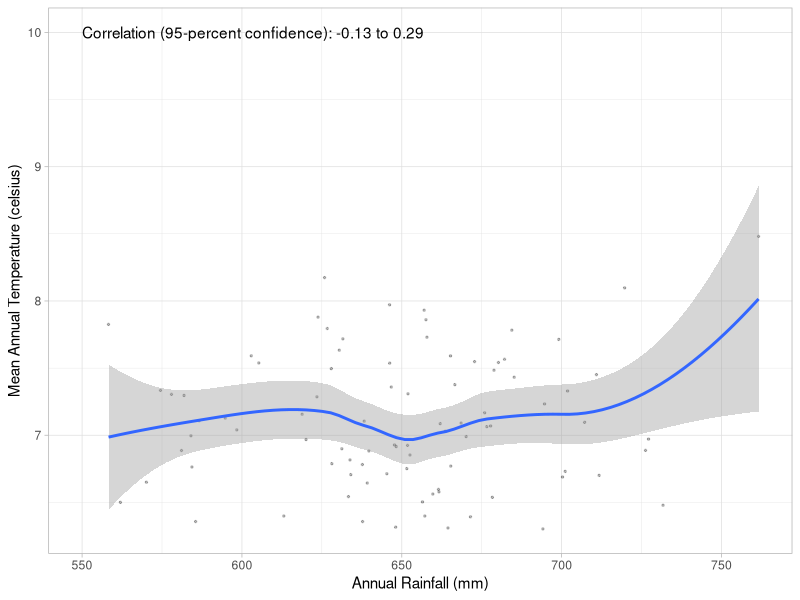
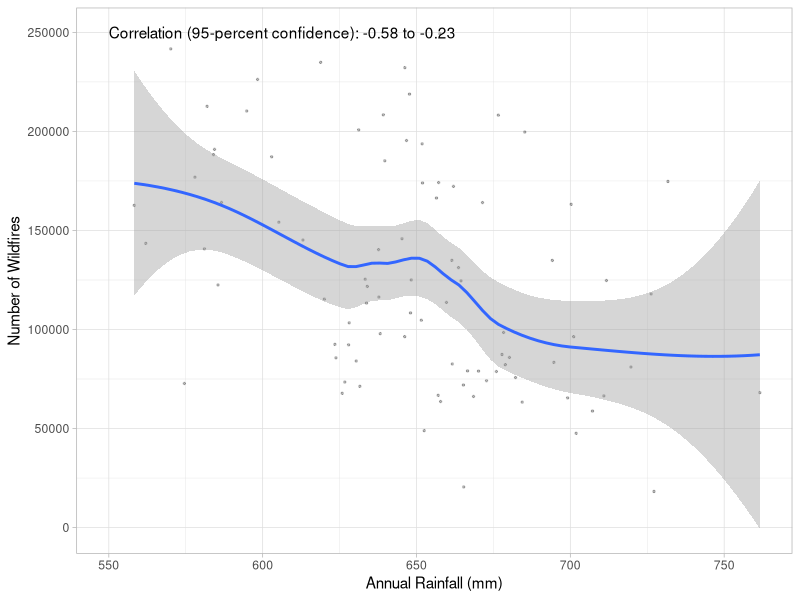
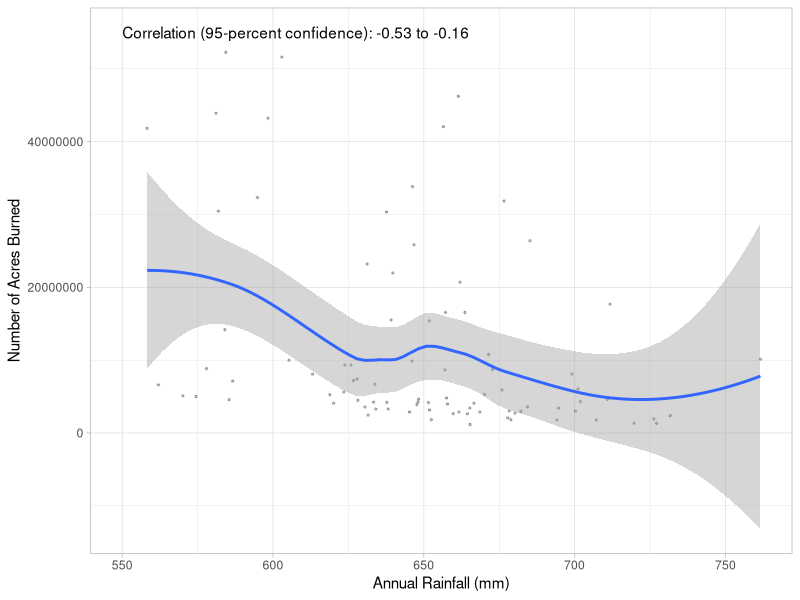
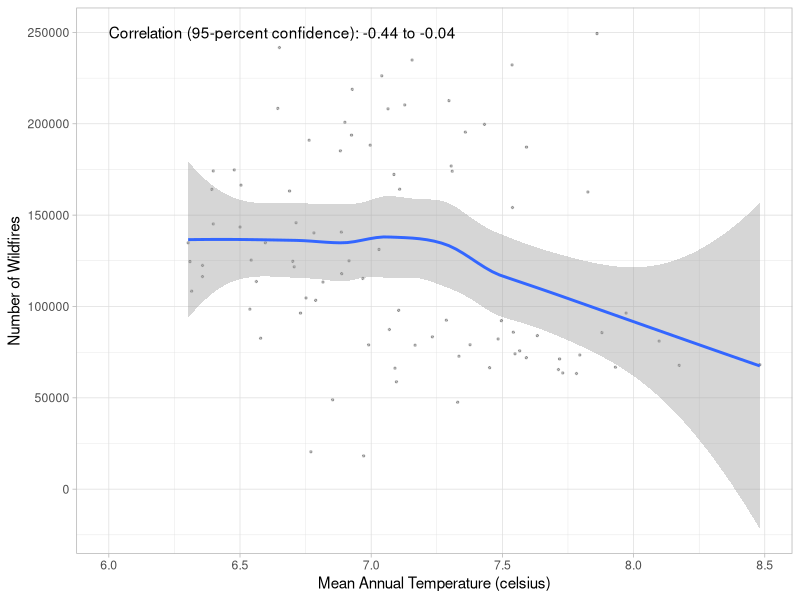
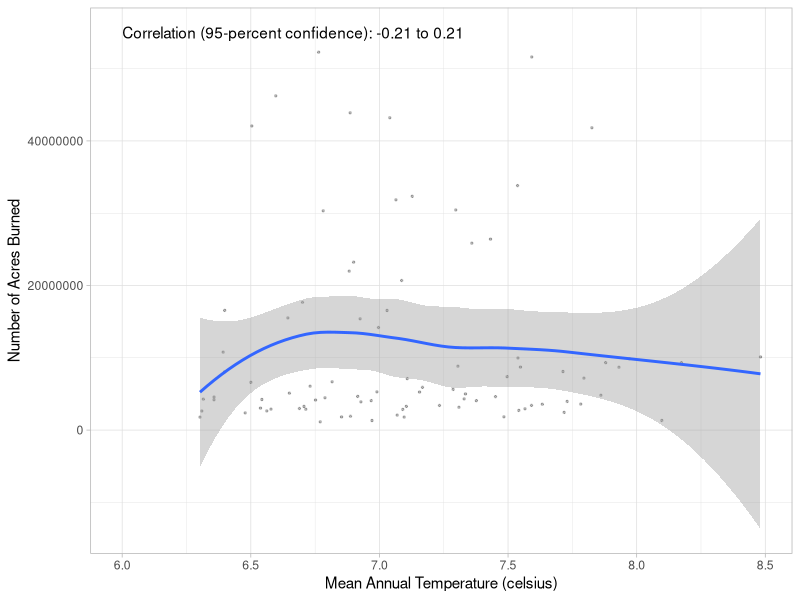
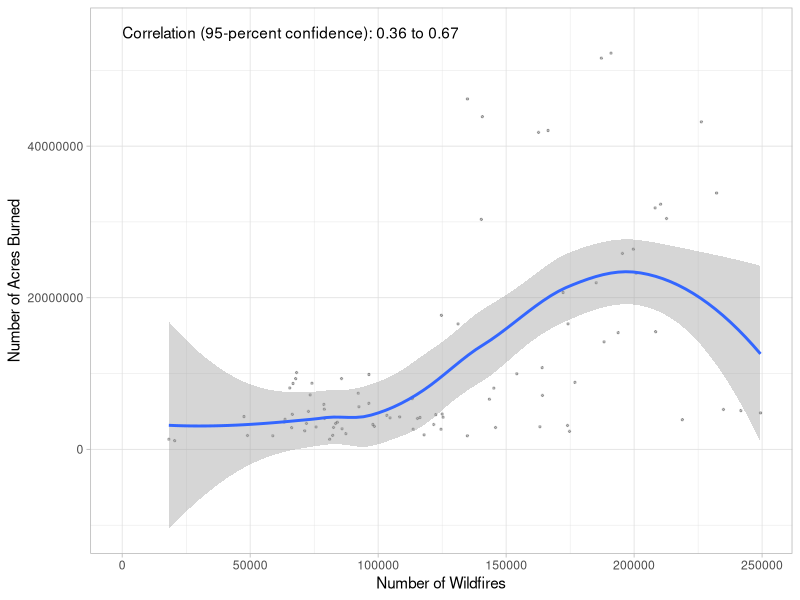
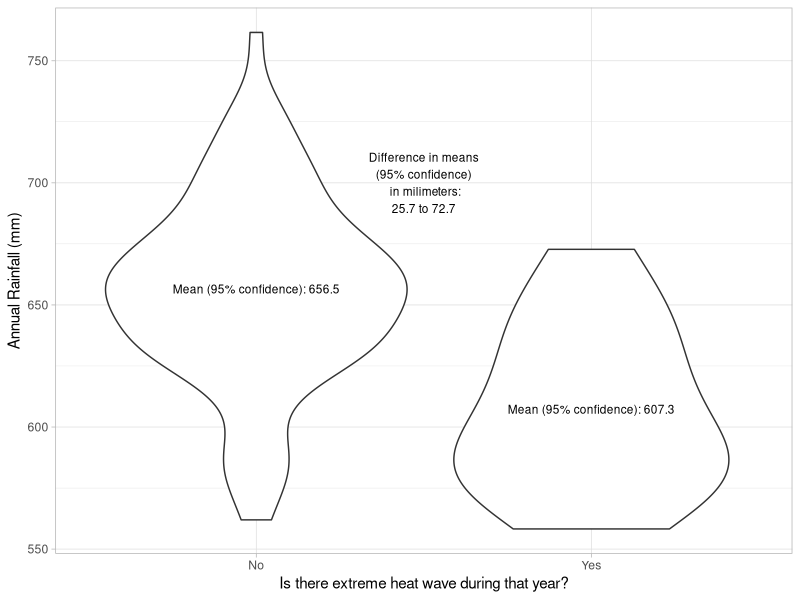
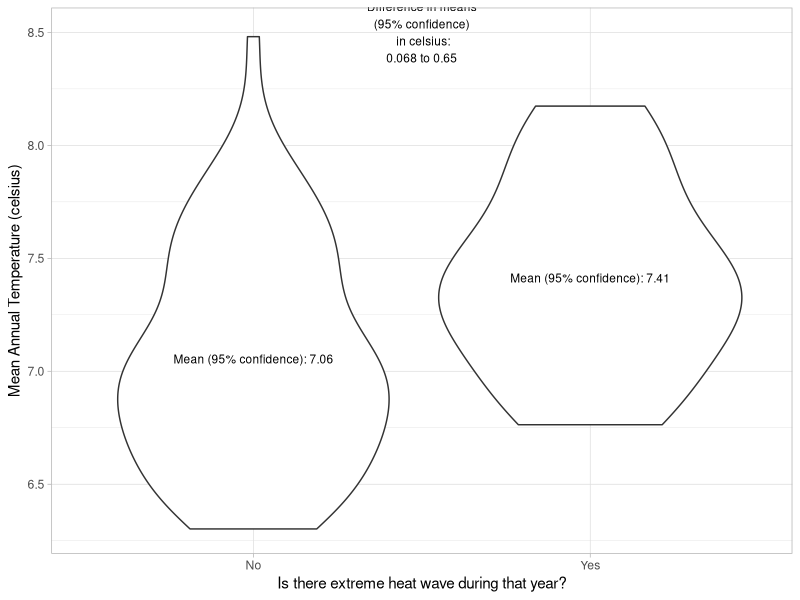

Source code (R) for these figures, in order:
## ---- chunk 1
library(tidyverse)
library(ggplot2)
## ---- chunk 2
US_data <- read_csv("wildfire_dataset.csv")
## ---- chunk 3
attach(US_data)
## ---- chunk 4
correlation_1 <- cor.test(US_data$Total_Rainfall_mm, US_data$Mean_Temp_Celsius)
correlation_1
## ---- chunk 5
ggplot(US_data, aes(x = Total_Rainfall_mm, y = Mean_Temp_Celsius)) +
  geom_point(size = 0.5, alpha = 0.25, position = "jitter") +
  geom_smooth() +
  theme_light() +
  scale_x_continuous(name = "Annual Rainfall (mm)")+
  scale_y_continuous(name = "Mean Annual Temperature (celsius)")+
  annotate(geom = "text", x = 550, y = 10, 
           label = paste("Correlation (95-percent confidence):",
                         prettyNum(correlation_1$conf.int[1], digits = 2), 
                         "to",
                         prettyNum(correlation_1$conf.int[2], digits = 2)),
           hjust = 0)
## ---- chunk 6
correlation_2 <- cor.test(US_data$Total_Rainfall_mm, US_data$Num_Fires)
correlation_2
## ---- chunk 7
ggplot(US_data, aes(x = Total_Rainfall_mm, y = Num_Fires)) +
  geom_point(size = 0.5, alpha = 0.25, position = "jitter") +
  geom_smooth() +
  theme_light() +
  scale_x_continuous(name = "Annual Rainfall (mm)")+
  scale_y_continuous(name = "Number of Wildfires")+
  annotate(geom = "text", x = 550, y = 250000, 
           label = paste("Correlation (95-percent confidence):",
                         prettyNum(correlation_2$conf.int[1], digits = 2), 
                         "to",
                         prettyNum(correlation_2$conf.int[2], digits = 2)),
           hjust = 0)
## ---- chunk 8
correlation_3 <- cor.test(US_data$Total_Rainfall_mm, US_data$Acres_Burned)
correlation_3 
## ---- chunk 9
options(scipen = 999)
ggplot(US_data, aes(x = Total_Rainfall_mm, y = Acres_Burned)) +
  geom_point(size = 0.5, alpha = 0.25, position = "jitter") +
  geom_smooth() +
  theme_light() +
  scale_x_continuous(name = "Annual Rainfall (mm)")+
  scale_y_continuous(name = "Number of Acres Burned")+
  annotate(geom = "text", x = 550, y = 55000000, 
           label = paste("Correlation (95-percent confidence):",
                         prettyNum(correlation_3$conf.int[1], digits = 2), 
                         "to",
                         prettyNum(correlation_3$conf.int[2], digits = 2)),
           hjust = 0)
## ---- chunk 10
correlation_4 <- cor.test(US_data$Mean_Temp_Celsius, US_data$Num_Fires)
correlation_4 
## ---- chunk 11
ggplot(US_data, aes(x = Mean_Temp_Celsius, y = Num_Fires)) +
  geom_point(size = 0.5, alpha = 0.25, position = "jitter") +
  geom_smooth() +
  theme_light() +
  scale_x_continuous(name = "Mean Annual Temperature (celsius)")+
  scale_y_continuous(name = "Number of Wildfires")+
  annotate(geom = "text", x = 6, y = 250000, 
           label = paste("Correlation (95-percent confidence):",
                         prettyNum(correlation_4$conf.int[1], digits = 2), 
                         "to",
                         prettyNum(correlation_4$conf.int[2], digits = 2)),
           hjust = 0)
## ---- chunk 12
correlation_5 <- cor.test(US_data$Mean_Temp_Celsius, US_data$Acres_Burned)
correlation_5 
## ---- chunk 13
options(scipen = 999)
ggplot(US_data, aes(x = Mean_Temp_Celsius, y = Acres_Burned)) +
  geom_point(size = 0.5, alpha = 0.25, position = "jitter") +
  geom_smooth() +
  theme_light() +
  scale_x_continuous(name = "Mean Annual Temperature (celsius)")+
  scale_y_continuous(name = "Number of Acres Burned")+
  annotate(geom = "text", x = 6, y = 55000000, 
           label = paste("Correlation (95-percent confidence):",
                         prettyNum(correlation_5$conf.int[1], digits = 2), 
                         "to",
                         prettyNum(correlation_5$conf.int[2], digits = 2)),
           hjust = 0)
## ---- chunk 14
correlation_6 <- cor.test(US_data$Num_Fires, US_data$Acres_Burned)
correlation_6 
## ---- chunk 15
options(scipen = 999)
ggplot(US_data, aes(x = Num_Fires, y = Acres_Burned)) +
  geom_point(size = 0.5, alpha = 0.25, position = "jitter") +
  geom_smooth() +
  theme_light() +
  scale_x_continuous(name = "Number of Wildfires")+
  scale_y_continuous(name = "Number of Acres Burned")+
  annotate(geom = "text", x = 0, y = 55000000, 
           label = paste("Correlation (95-percent confidence):",
                         prettyNum(correlation_6$conf.int[1], digits = 2), 
                         "to",
                         prettyNum(correlation_6$conf.int[2], digits = 2)),
           hjust = 0)
## ---- chunk 16
difference_1 = t.test(Total_Rainfall_mm ~ Extreme_Heat_Wave, 
                    data = US_data)
difference_1
## ---- chunk 17
ggplot(US_data, aes(x = Extreme_Heat_Wave, y = Total_Rainfall_mm)) +
  geom_violin() +
  theme_light() +
  scale_x_discrete(name = "Is there extreme heat wave during that year?",
                   labels = c("No", "Yes")) +
  scale_y_continuous(name = "Annual Rainfall (mm)")+
  annotate(geom = "text", x = 1.5, y = 700, size = 3,
           label = paste("Difference in means\n(95% confidence)\n in milimeters:\n",
                         prettyNum(abs(difference_1$conf.int[1]), 
                                   digits = 3), " to ",
                         prettyNum(abs(difference_1$conf.int[2]), 
                                   digits = 3), 
                         sep = "")) +
  annotate(geom = "text", x = 1, y = difference_1$estimate[1], size = 3,
           label = paste("Mean (95% confidence):",
                         prettyNum(difference_1$estimate[1], digits = 4))) +
  annotate(geom = "text", x = 2, y = difference_1$estimate[2], size = 3,
           label = paste("Mean (95% confidence):",
                         prettyNum(difference_1$estimate[2], digits = 4)))
## ---- chunk 18
difference_2 = t.test(Mean_Temp_Celsius ~ Extreme_Heat_Wave, 
                    data = US_data)
difference_2
## ---- chunk 19
ggplot(US_data, aes(x = Extreme_Heat_Wave, y = Mean_Temp_Celsius)) +
  geom_violin() +
  theme_light() +
  scale_x_discrete(name = "Is there extreme heat wave during that year?",
                   labels = c("No", "Yes")) +
  scale_y_continuous(name = "Mean Annual Temperature (celsius)")+
  annotate(geom = "text", x = 1.5, y = 8.5, size = 3,
           label = paste("Difference in means\n(95% confidence)\n in celsius:\n",
                         prettyNum(abs(difference_2$conf.int[2]), 
                                   digits = 2), " to ",
                         prettyNum(abs(difference_2$conf.int[1]), 
                                   digits = 2),
                         sep = "")) +
  annotate(geom = "text", x = 1, y = difference_2$estimate[1], size = 3,
           label = paste("Mean (95% confidence):",
                         prettyNum(difference_2$estimate[1], digits = 3))) +
  annotate(geom = "text", x = 2, y = difference_2$estimate[2], size = 3,
           label = paste("Mean (95% confidence):",
                         prettyNum(difference_2$estimate[2], digits = 3)))
## ---- chunk 20
difference_3 = t.test(Num_Fires ~ Extreme_Heat_Wave, 
                    data = US_data)
difference_3
## ---- chunk 21
ggplot(US_data, aes(x = Extreme_Heat_Wave, y = Num_Fires)) +
  geom_violin() +
  theme_light() +
  scale_x_discrete(name = "Is there extreme heat wave during that year?",
                   labels = c("No", "Yes")) +
  scale_y_continuous(name = "Number of Wildfires")+
  annotate(geom = "text", x = 1.5, y = 250000, size = 3,
           label = paste("Difference in means\n(95% confidence)\n in numbers:\n",
                         prettyNum(abs(difference_3$conf.int[2]), 
                                   digits = 2), " to ",
                         prettyNum(abs(difference_3$conf.int[1]), 
                                   digits = 2),
                         sep = "")) +
  annotate(geom = "text", x = 1, y = difference_3$estimate[1], size = 2.5,
           label = paste("Mean (95% confidence):",
                         prettyNum(difference_3$estimate[1], digits = 3))) +
  annotate(geom = "text", x = 2, y = difference_3$estimate[2], size = 2.5,
           label = paste("Mean (95% confidence):",
                         prettyNum(difference_3$estimate[2], digits = 3)))
## ---- chunk 22
difference_4 = t.test(Acres_Burned ~ Extreme_Heat_Wave, 
                    data = US_data)
difference_4
## ---- chunk 23
ggplot(US_data, aes(x = Extreme_Heat_Wave, y = Acres_Burned)) +
  geom_violin() +
  theme_light() +
  scale_x_discrete(name = "Is there extreme heat wave during that year?",
                   labels = c("No", "Yes")) +
  scale_y_continuous(name = "Number of Acres Burned")+
  annotate(geom = "text", x = 1.5, y = 50000000, size = 3,
           label = paste("Difference in means\n(95% confidence)\n in numbers:\n",
                         prettyNum(abs(difference_4$conf.int[2]), 
                                   digits = 2), " to ",
                         prettyNum(abs(difference_4$conf.int[1]), 
                                   digits = 2),
                         sep = "")) +
  annotate(geom = "text", x = 1, y = difference_4$estimate[1], size = 3,
           label = paste("Mean (95% confidence):",
                         prettyNum(difference_4$estimate[1], digits = 3))) +
  annotate(geom = "text", x = 2, y = difference_4$estimate[2], size = 3,
           label = paste("Mean (95% confidence):",
                         prettyNum(difference_4$estimate[2], digits = 3)))
## ---- chunk 24
difference_5 = t.test(Total_Rainfall_mm ~ High_Unemployment, 
                    data = US_data)
difference_5
## ---- chunk 25
ggplot(US_data, aes(x = High_Unemployment, y = Total_Rainfall_mm)) +
  geom_violin() +
  theme_light() +
  scale_x_discrete(name = "Is there high unemployment rate during that year?",
                   labels = c("No", "Yes")) +
  scale_y_continuous(name = "Annual Rainfall (mm)")+
  annotate(geom = "text", x = 1.5, y = 700, size = 3,
           label = paste("Difference in means\n(95% confidence)\n in milimeters:\n",
                         prettyNum(abs(difference_5$conf.int[1]), 
                                   digits = 3), " to ",
                         prettyNum(abs(difference_5$conf.int[2]), 
                                   digits = 3), 
                         sep = "")) +
  annotate(geom = "text", x = 1, y = difference_5$estimate[1], size = 3,
           label = paste("Mean (95% confidence):",
                         prettyNum(difference_5$estimate[1], digits = 4))) +
  annotate(geom = "text", x = 2, y = difference_5$estimate[2], size = 3,
           label = paste("Mean (95% confidence):",
                         prettyNum(difference_5$estimate[2], digits = 4)))
## ---- chunk 26
difference_6 = t.test(Mean_Temp_Celsius ~ High_Unemployment, 
                    data = US_data)
difference_6
## ---- chunk 27
ggplot(US_data, aes(x = High_Unemployment, y = Mean_Temp_Celsius)) +
  geom_violin() +
  theme_light() +
  scale_x_discrete(name = "Is there high unemployment rate during that year?",
                   labels = c("No", "Yes")) +
  scale_y_continuous(name = "Mean Annual Temperature (celsius)")+
  annotate(geom = "text", x = 1.5, y = 8.5, size = 3,
           label = paste("Difference in means\n(95% confidence)\n in celsius:\n",
                         prettyNum(abs(difference_6$conf.int[2]), 
                                   digits = 2), " to ",
                         prettyNum(abs(difference_6$conf.int[1]), 
                                   digits = 2),
                         sep = "")) +
  annotate(geom = "text", x = 1, y = difference_6$estimate[1], size = 3,
           label = paste("Mean (95% confidence):",
                         prettyNum(difference_6$estimate[1], digits = 3))) +
  annotate(geom = "text", x = 2, y = difference_6$estimate[2], size = 3,
           label = paste("Mean (95% confidence):",
                         prettyNum(difference_6$estimate[2], digits = 3)))
## ---- chunk 28
difference_7 = t.test(Num_Fires ~ High_Unemployment, 
                    data = US_data)
difference_7
## ---- chunk 29
ggplot(US_data, aes(x = High_Unemployment, y = Num_Fires)) +
  geom_violin() +
  theme_light() +
  scale_x_discrete(name = "Is there high unemployment rate during that year?",
                   labels = c("No", "Yes")) +
  scale_y_continuous(name = "Number of Wildfires")+
  annotate(geom = "text", x = 1.5, y = 250000, size = 3,
           label = paste("Difference in means\n(95% confidence)\n in numbers:\n",
                         prettyNum(abs(difference_7$conf.int[1]), 
                                   digits = 2)," to ",
                         prettyNum(abs(difference_7$conf.int[2]), 
                                   digits = 2),
                         sep = "")) +
  annotate(geom = "text", x = 1, y = difference_7$estimate[1], size = 3,
           label = paste("Mean (95% confidence):",
                         prettyNum(difference_7$estimate[1], digits = 3))) +
  annotate(geom = "text", x = 2, y = difference_7$estimate[2], size = 3,
           label = paste("Mean (95% confidence):",
                         prettyNum(difference_7$estimate[2], digits = 3)))
## ---- chunk 30
difference_8 = t.test(Acres_Burned ~ High_Unemployment, 
                    data = US_data)
difference_8
## ---- chunk 31
ggplot(US_data, aes(x = High_Unemployment, y = Acres_Burned)) +
  geom_violin() +
  theme_light() +
  scale_x_discrete(name = "Is there high unemployment rate during that year?",
                   labels = c("No", "Yes")) +
  scale_y_continuous(name = "Number of Acres Burned")+
  annotate(geom = "text", x = 1.5, y = 50000000, size = 3,
           label = paste("Difference in means\n(95% confidence)\n in numbers:\n",
                         prettyNum(abs(difference_8$conf.int[1]), 
                                   digits = 2), " to ",
                         prettyNum(abs(difference_8$conf.int[2]), 
                                   digits = 2),
                         sep = "")) +
  annotate(geom = "text", x = 1, y = difference_8$estimate[1], size = 3,
           label = paste("Mean (95% confidence):",
                         prettyNum(difference_8$estimate[1], digits = 3))) +
  annotate(geom = "text", x = 2, y = difference_8$estimate[2], size = 3,
           label = paste("Mean (95% confidence):",
                         prettyNum(difference_8$estimate[2], digits = 3)))
## ---- chunk 32
chi_sq_1 <- chisq.test(US_data$High_Unemployment, US_data$Extreme_Heat_Wave) 
chi_sq_1
## ---- chunk 33
chi_sq_1$observed
## ---- chunk 34
chi_sq_1$expected
